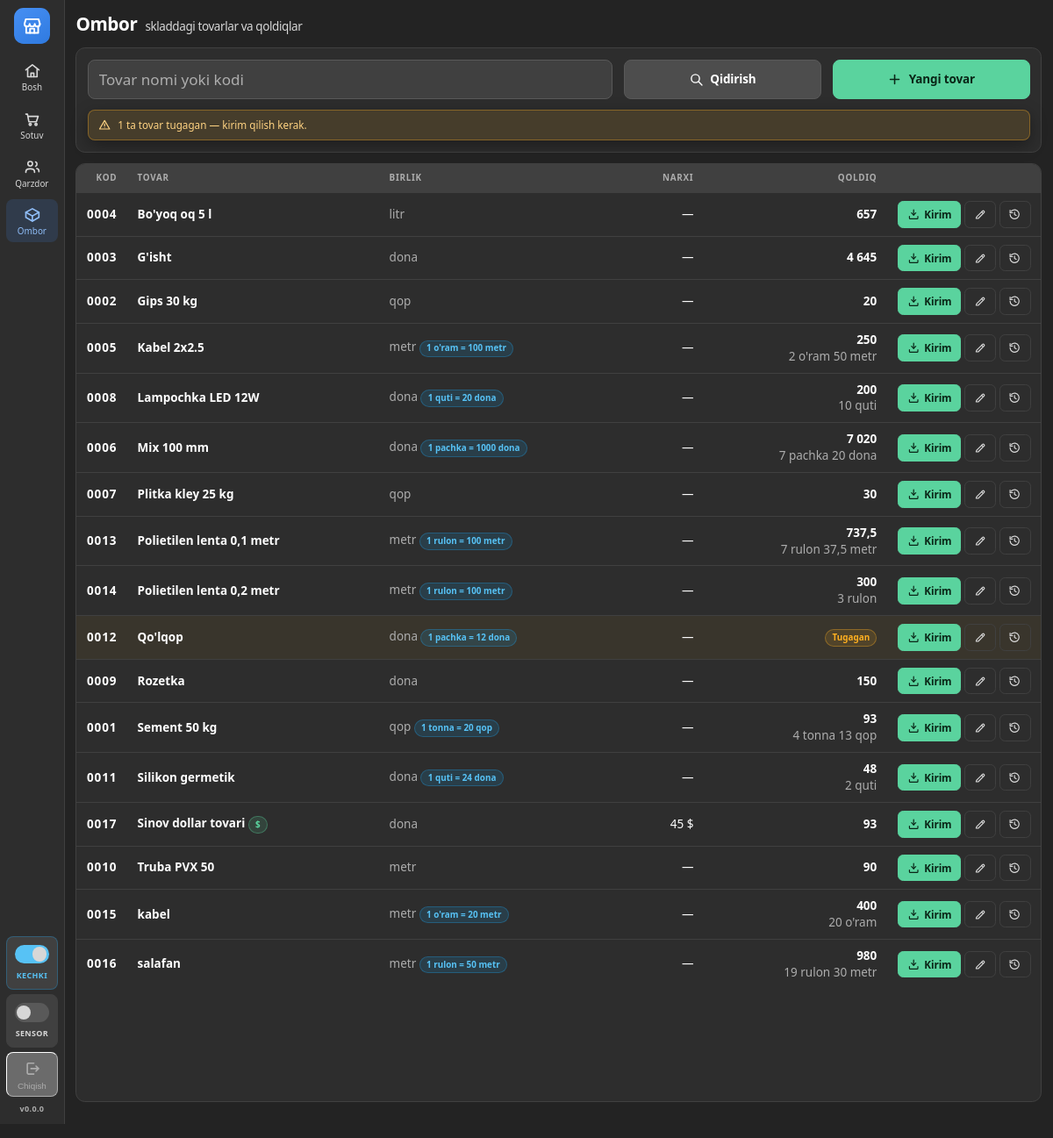
Screenshot of /ombor/ (signed in) with the database file from the repository.
### ombor/models.py (models this page shows, shortened)
class Mahsulot(models.Model):
    nom = models.CharField("Nomi", max_length=120, unique=True,
                           error_messages={"unique": "Bunday nomli tovar allaqachon bor."})
    kod = models.CharField(
        "Kod", max_length=KOD_UZUNLIK, unique=True, blank=True, db_index=True,
        help_text="Tovar yaratilganda o'zi beriladi va hech qachon o'zgarmaydi.",
    )
    birlik = models.CharField("Sotuv birligi", max_length=10, choices=Birlik,
                              default=Birlik.DONA)
    valyuta = models.CharField(
        "Qaysi pulda keladi", max_length=10, choices=Valyuta, default=Valyuta.SOM,
        help_text="Tovar dollarda kelgan bo'lsa narxi ham dollarda hisoblanadi.",
    )
    olish_birligi = models.CharField(
        "Olish birligi", max_length=10, choices=Birlik, blank=True, default="",
        help_text="Tovar boshqa birlikda olinsa tanlang. Bo'sh bo'lsa — sotuv birligining o'zi.",
    )
    olish_miqdori = models.DecimalField(
        "Bittasida", max_digits=12, decimal_places=3, default=1,
        help_text="1 olish birligida nechta sotuv birligi bor. Masalan 1 rulon = 100 metr.",
    )
    narx = models.DecimalField(
        "Narxi", max_digits=12, decimal_places=2, default=0,
        help_text="1 sotuv birligi uchun, tovarning valyutasida. Kassada summa "
                  "baribir qo'lda yoziladi — bu narx ma'lumot uchun.",
    )
    qoldiq = models.DecimalField("Qoldiq", max_digits=12, decimal_places=3, default=0)
    faol = models.BooleanField("Faol", default=True)
    yaratilgan = models.DateTimeField(auto_now_add=True)
    class Meta:
        verbose_name = "Mahsulot"
        verbose_name_plural = "Mahsulotlar"
        ordering = ["nom"]
    @property
    def qisqa_kod(self):
        return self.kod[-QISQA_UZUNLIK:] if self.kod else ""
    @property
    def dollarmi(self):
        return self.valyuta == Valyuta.DOLLAR
    @property
    def ikki_birlikmi(self):
        return bool(self.olish_birligi) and self.olish_birligi != self.birlik
    @property
    def qadoq_soni(self):
        if not self.ikki_birlikmi or not self.olish_miqdori:
            return Decimal("0")
        return (self.qoldiq / self.olish_miqdori).to_integral_value(rounding=ROUND_DOWN)
    @property
    def qadoqdan_ortiq(self):
        if not self.ikki_birlikmi or not self.olish_miqdori:
            return self.qoldiq
        return self.qoldiq - self.qadoq_soni * self.olish_miqdori
    @property
    def qadoq_matni(self):
        if not self.ikki_birlikmi:
            return ""
        butun, ortiq = self.qadoq_soni, self.qadoqdan_ortiq
        bolaklar = []
        if butun:
            bolaklar.append(f"{tekis_matn(butun)} {self.olish_birligi}")
        if ortiq or not butun:
            bolaklar.append(f"{tekis_matn(ortiq)} {self.birlik}")
        return " ".join(bolaklar)
    @property
    def birlik_qoidasi(self):
        if not self.ikki_birlikmi:
            return ""
        return f"1 {self.olish_birligi} = {tekis_matn(self.olish_miqdori)} {self.birlik}"

### ombor/views.py (the view)
# urls.py: path("", views.royxat, name="royxat"),
def royxat(request):
    matn = request.GET.get("q", "").strip()
    mahsulotlar = Mahsulot.objects.all()
    if matn:
        izlov = Q(nom__icontains=matn)
        raqam = matn.replace(" ", "")
        if raqam.isdigit():
            izlov |= Q(kod__endswith=raqam)
        mahsulotlar = mahsulotlar.filter(izlov)
    return render(request, "ombor/royxat.html", {
        "mahsulotlar": mahsulotlar,
        "matn": matn,
        "tugagan": Mahsulot.objects.filter(faol=True, qoldiq__lte=0).count(),
    })

### config/kontekst.py (called while the page is built)
def _oqi():
    yol = getattr(settings, "VERSIYA_FAYL", None)
    if yol is None or not yol.exists():
        return getattr(settings, "VERSIYA", "")
    vaqt = yol.stat().st_mtime
    if _xotira["vaqt"] != vaqt:
        _xotira["vaqt"] = vaqt
        _xotira["qiymat"] = yol.read_text(encoding="utf-8").strip()
    return _xotira["qiymat"]

def versiya(request):
    return {"versiya": _oqi()}

### ombor/models.py (called while the page is built)
def tekis_son(son):
    son = son or Decimal("0")
    if son == son.to_integral_value():
        return f"{son.to_integral_value():f}"
    return f"{son.normalize():f}"

def tekis_matn(son):
    return tekis_son(son).replace(".", ",")

### qarz/templatetags/statik_versiya.py (called while the page is built)
@register.simple_tag
def statik(yol):
    manzil = static(yol)
    papkalar = list(getattr(settings, "STATICFILES_DIRS", []))
    if getattr(settings, "STATIC_ROOT", None):
        papkalar.append(settings.STATIC_ROOT)
    for papka in papkalar:
        toliq = os.path.join(str(papka), *yol.split("/"))
        if os.path.exists(toliq):
            return f"{manzil}?v={int(os.path.getmtime(toliq))}"
    return manzil

### qarz/templatetags/xozmag.py (called while the page is built)
def _decimalga(qiymat):
    try:
        return Decimal(str(qiymat).replace(" ", "").replace(",", "."))
    except (InvalidOperation, TypeError, ValueError):
        return None

@register.filter
def narxi(mahsulot):
    if not getattr(mahsulot, "narx", None):
        return ""
    if mahsulot.dollarmi:
        return f"{tekis(mahsulot.narx)} $"
    return f"{pul(mahsulot.narx)} so'm"

@register.filter
def tekis(qiymat):
    son = _decimalga(qiymat)
    if son is None:
        return qiymat
    if son == son.to_integral_value():
        return f"{son.to_integral_value():,f}".replace(",", " ")
    butun, _, kasr = f"{son.normalize():f}".partition(".")
    manfiy = butun.startswith("-")
    butun = f"{abs(int(butun)):,}".replace(",", " ")
    if manfiy:
        butun = "-" + butun
    return f"{butun},{kasr}" if kasr else butun

### templates/ombor/royxat.html (shortened to what this page needs)
{% extends "base.html" %}
{% load statik_versiya xozmag %}
{% block tana %}
<div class="sahifa-keng sahifa-toliq">
  <div class="sarlavha">
    Ombor
    <span class="kichik">skladdagi tovarlar va qoldiqlar</span>
  </div>
  <div class="quti">
    <form method="get" class="qator">
      <input type="text" name="q" value="{{ matn }}" class="kirish" style="flex:3"
             placeholder="Tovar nomi yoki kodi" autocomplete="off">
      <button type="submit" class="tugma" style="flex:1">
        <svg class="ikon"><use href="#i-qidir"></use></svg> Qidirish
      </button>
      <a class="tugma yashil" href="{% url 'ombor:mahsulot_yangi' %}" style="flex:1">
        <svg class="ikon"><use href="#i-plus"></use></svg> Yangi tovar
      </a>
    </form>
    {% if tugagan %}
      <div class="xabar warning" style="margin-top:var(--oraliq)">
        <svg class="ikon"><use href="#i-ogoh"></use></svg>
        <span>{{ tugagan }} ta tovar tugagan — kirim qilish kerak.</span>
      </div>
    {% endif %}
  </div>
  <div class="jadval-quti" id="ombor-jadval" data-kod-manzil="{% url 'ombor:kod_qidir' %}"
       data-yangi-manzil="{% url 'ombor:mahsulot_yangi' %}">
    <table class="jadval">
      <thead>
        <tr>
          <th class="son" style="width:1%">Kod</th>
          <th>Tovar</th>
          <th>Birlik</th>
          <th class="son">Narxi</th>
          <th class="son">Qoldiq</th>
          <th style="width:1%"></th>
        </tr>
      </thead>
      <tbody>
        {% for m in mahsulotlar %}
          <tr class="bosiladi {% if m.qoldiq <= 0 %}ogohlantirish{% endif %}"
              data-kirim="{% url 'ombor:kirim' m.pk %}?oyna=1" data-nom="{{ m.nom }}"
              title="Kirim qilish uchun bosing">
            <td class="son">
              <b class="qisqa-kod">{{ m.qisqa_kod }}</b>
            </td>
            <td>
              <b>{{ m.nom }}</b>
              {% if m.dollarmi %}<span class="nishon dollar">$</span>{% endif %}
            </td>
            <td>
              <span class="sust">{{ m.birlik }}</span>
              {% if m.ikki_birlikmi %}
                <div class="nishon kok" title="Bu tovar {{ m.olish_birligi }}da olinib {{ m.birlik }}da sotiladi">
                  {{ m.birlik_qoidasi }}
                </div>
              {% endif %}
            </td>
            <td class="son sust">{{ m|narxi|default:"—" }}</td>
            <td class="son">
              {% if m.qoldiq > 0 %}
                <b>{{ m.qoldiq|tekis }}</b>
                {% if m.ikki_birlikmi %}
                  <div class="sust">{{ m.qadoq_matni }}</div>
                {% endif %}
              {% else %}
                <span class="nishon ogoh">Tugagan</span>
              {% endif %}
            </td>
            <td style="white-space:nowrap">
              <a class="tugma kichik yashil" href="{% url 'ombor:kirim' m.pk %}">
                <svg class="ikon"><use href="#i-kirim"></use></svg> Kirim
              </a>
              <a class="tugma tinch kichik" data-kirimsiz title="Tahrirlash"
                 href="{% url 'ombor:mahsulot_tahrir' m.pk %}">
                <svg class="ikon"><use href="#i-qalam"></use></svg>
              </a>
              <a class="tugma tinch kichik" data-kirimsiz title="Kirim/chiqim tarixi"
                 href="{% url 'ombor:harakatlar' m.pk %}">
                <svg class="ikon"><use href="#i-tarix"></use></svg>
              </a>
            </td>
          </tr>
        {% endfor %}
      </tbody>
    </table>
  </div>
</div>
{% endblock %}

### rows the page displays
Mahsulot: qisqa_kod "0004", nom "Bo'yoq oq 5 l", birlik "litr", narx "—", qoldiq|tekis "657"
Mahsulot: qisqa_kod "0003", nom "G'isht", birlik "dona", narx "—", qoldiq|tekis "4 645"
Mahsulot: qisqa_kod "0002", nom "Gips 30 kg", birlik "qop", narx "—", qoldiq|tekis "20"
Mahsulot: qisqa_kod "0005", nom "Kabel 2x2.5", birlik "metr", birlik_qoidasi "1 o'ram = 100 metr", narx "—", qoldiq|tekis "250", qadoq_matni "2 o'ram 50 metr"
Mahsulot: qisqa_kod "0008", nom "Lampochka LED 12W", birlik "dona", birlik_qoidasi "1 quti = 20 dona", narx "—", qoldiq|tekis "200", qadoq_matni "10 quti"
Mahsulot: qisqa_kod "0006", nom "Mix 100 mm", birlik "dona", birlik_qoidasi "1 pachka = 1000 dona", narx "—", qoldiq|tekis "7 020", qadoq_matni "7 pachka 20 dona"
Mahsulot: qisqa_kod "0007", nom "Plitka kley 25 kg", birlik "qop", narx "—", qoldiq|tekis "30"
Mahsulot: qisqa_kod "0013", nom "Polietilen lenta 0,1 metr", birlik "metr", birlik_qoidasi "1 rulon = 100 metr", narx "—", qoldiq|tekis "737,5", qadoq_matni "7 rulon 37,5 metr"
Mahsulot: qisqa_kod "0014", nom "Polietilen lenta 0,2 metr", birlik "metr", birlik_qoidasi "1 rulon = 100 metr", narx "—", qoldiq|tekis "300", qadoq_matni "3 rulon"
Mahsulot: qisqa_kod "0012", nom "Qo'lqop", birlik "dona", birlik_qoidasi "1 pachka = 12 dona", narx "—", qoldiq "Tugagan"
Mahsulot: qisqa_kod "0009", nom "Rozetka", birlik "dona", narx "—", qoldiq|tekis "150"
Mahsulot: qisqa_kod "0001", nom "Sement 50 kg", birlik "qop", birlik_qoidasi "1 tonna = 20 qop", narx "—", qoldiq|tekis "93", qadoq_matni "4 tonna 13 qop"
Mahsulot: qisqa_kod "0011", nom "Silikon germetik", birlik "dona", birlik_qoidasi "1 quti = 24 dona", narx "—", qoldiq|tekis "48", qadoq_matni "2 quti"
Mahsulot: qisqa_kod "0017", nom "Sinov dollar tovari", birlik "dona", narx+valyuta "45 $", qoldiq|tekis "93"
Mahsulot: qisqa_kod "0010", nom "Truba PVX 50", birlik "metr", narx "—", qoldiq|tekis "90"
Mahsulot: qisqa_kod "0015", nom "kabel", birlik "metr", birlik_qoidasi "1 o'ram = 20 metr", narx "—", qoldiq|tekis "400", qadoq_matni "20 o'ram"
Mahsulot: qisqa_kod "0016", nom "salafan", birlik "metr", birlik_qoidasi "1 rulon = 50 metr", narx "—", qoldiq|tekis "980", qadoq_matni "19 rulon 30 metr"

### other values shown
{{ versiya }} "0.0.0"
{{ tugagan }} "1"
